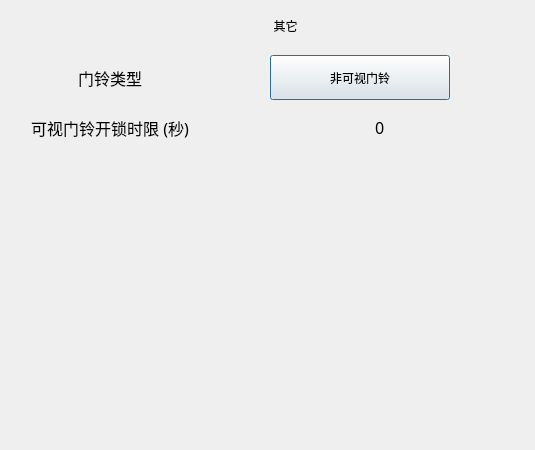
<?xml version="1.0" encoding="UTF-8"?>
<ui version="4.0">
 <class>OtherDialog</class>
 <widget class="QDialog" name="OtherDialog">
  <property name="geometry">
   <rect>
    <x>0</x>
    <y>0</y>
    <width>535</width>
    <height>450</height>
   </rect>
  </property>
  <property name="windowTitle">
   <string>Dialog</string>
  </property>
  <widget class="QFrame" name="frameOtherSetting">
   <property name="geometry">
    <rect>
     <x>0</x>
     <y>0</y>
     <width>538</width>
     <height>450</height>
    </rect>
   </property>
   <property name="styleSheet">
    <string notr="true"/>
   </property>
   <property name="frameShape">
    <enum>QFrame::NoFrame</enum>
   </property>
   <property name="frameShadow">
    <enum>QFrame::Raised</enum>
   </property>
  </widget>
  <widget class="QLabel" name="label_other_2">
   <property name="geometry">
    <rect>
     <x>0</x>
     <y>105</y>
     <width>220</width>
     <height>45</height>
    </rect>
   </property>
   <property name="font">
    <font>
     <family>AlArabiya</family>
     <pointsize>12</pointsize>
    </font>
   </property>
   <property name="layoutDirection">
    <enum>Qt::LeftToRight</enum>
   </property>
   <property name="text">
    <string>可视门铃开锁时限 (秒)</string>
   </property>
   <property name="alignment">
    <set>Qt::AlignCenter</set>
   </property>
  </widget>
  <widget class="QLabel" name="label_title">
   <property name="geometry">
    <rect>
     <x>30</x>
     <y>0</y>
     <width>511</width>
     <height>51</height>
    </rect>
   </property>
   <property name="styleSheet">
    <string notr="true"/>
   </property>
   <property name="text">
    <string>其它</string>
   </property>
   <property name="alignment">
    <set>Qt::AlignCenter</set>
   </property>
  </widget>
  <widget class="QLabel" name="label_other_1">
   <property name="geometry">
    <rect>
     <x>0</x>
     <y>55</y>
     <width>220</width>
     <height>45</height>
    </rect>
   </property>
   <property name="font">
    <font>
     <family>AlArabiya</family>
     <pointsize>12</pointsize>
    </font>
   </property>
   <property name="layoutDirection">
    <enum>Qt::LeftToRight</enum>
   </property>
   <property name="text">
    <string>门铃类型</string>
   </property>
   <property name="alignment">
    <set>Qt::AlignCenter</set>
   </property>
  </widget>
  <widget class="CommonPushButton" name="pushButtonDoorBellType">
   <property name="geometry">
    <rect>
     <x>270</x>
     <y>55</y>
     <width>180</width>
     <height>45</height>
    </rect>
   </property>
   <property name="focusPolicy">
    <enum>Qt::StrongFocus</enum>
   </property>
   <property name="styleSheet">
    <string notr="true"/>
   </property>
   <property name="text">
    <string>非可视门铃</string>
   </property>
  </widget>
  <widget class="MyLineEdit" name="lineEditDoorTimeout">
   <property name="geometry">
    <rect>
     <x>290</x>
     <y>105</y>
     <width>180</width>
     <height>45</height>
    </rect>
   </property>
   <property name="font">
    <font>
     <family>AlArabiya</family>
     <pointsize>12</pointsize>
    </font>
   </property>
   <property name="focusPolicy">
    <enum>Qt::ClickFocus</enum>
   </property>
   <property name="styleSheet">
    <string notr="true">border: 0px;
background-color: transparent;</string>
   </property>
   <property name="text">
    <string>0</string>
   </property>
   <property name="maxLength">
    <number>10</number>
   </property>
   <property name="alignment">
    <set>Qt::AlignCenter</set>
   </property>
  </widget>
 </widget>
 <customwidgets>
  <customwidget>
   <class>CommonPushButton</class>
   <extends>QPushButton</extends>
   <header>commonpushbutton.h</header>
  </customwidget>
  <customwidget>
   <class>MyLineEdit</class>
   <extends>QLineEdit</extends>
   <header>mylineedit.h</header>
  </customwidget>
 </customwidgets>
 <resources/>
 <connections/>
</ui>
